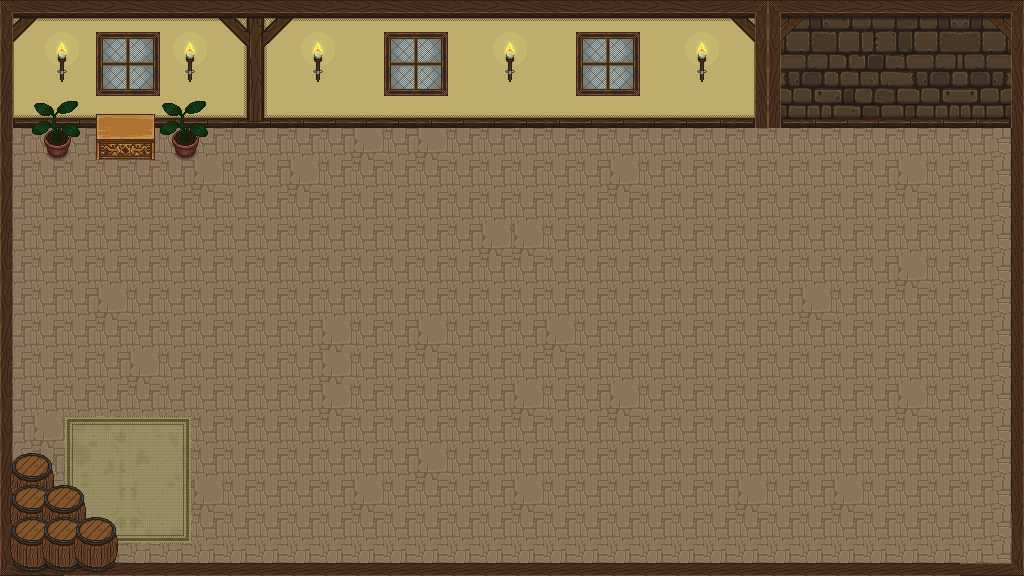

A 2D game scene composited from a Tiled map and its tileset images. What follows is a short description and the map's XML, with each tile layer's data collapsed to a summary:
An orthogonal 32x18 tile map with 32x32 px tiles, 5 tile layers (Kachelebene 1, Kachelebene 2, Kachelebene 3, Kachelebene 5, ...), 17 tilesets.

<map version="1.2" tiledversion="1.2.5" orientation="orthogonal" renderorder="right-down" width="32" height="18" tilewidth="32" tileheight="32" infinite="0" nextlayerid="6" nextobjectid="1">
 <tileset firstgid="1" name="tilesheet" tilewidth="32" tileheight="32" tilecount="432" columns="8">
  <image source="tilesheet.png" width="256" height="1754" />
 </tileset>
 <tileset firstgid="433" name="wall 1" tilewidth="128" tileheight="128" tilecount="1" columns="0">
  <grid orientation="orthogonal" width="1" height="1" />
  <tile id="0">
   <image width="128" height="128" source="wall 1.png" />
  </tile>
 </tileset>
 <tileset firstgid="434" name="wall 2" tilewidth="128" tileheight="128" tilecount="1" columns="0">
  <grid orientation="orthogonal" width="1" height="1" />
  <tile id="0">
   <image width="128" height="128" source="wall 2.png" />
  </tile>
 </tileset>
 <tileset firstgid="435" name="wall 3" tilewidth="64" tileheight="128" tilecount="1" columns="0">
  <grid orientation="orthogonal" width="1" height="1" />
  <tile id="0">
   <image width="64" height="128" source="wall 3.png" />
  </tile>
 </tileset>
 <tileset firstgid="436" name="basement wall 2" tilewidth="64" tileheight="128" tilecount="1" columns="0">
  <grid orientation="orthogonal" width="1" height="1" />
  <tile id="0">
   <image width="64" height="128" source="basement wall 2.png" />
  </tile>
 </tileset>
 <tileset firstgid="437" name="basement wall 1" tilewidth="128" tileheight="128" tilecount="1" columns="0">
  <grid orientation="orthogonal" width="1" height="1" />
  <tile id="0">
   <image width="128" height="128" source="basement wall 1.png" />
  </tile>
 </tileset>
 <tileset firstgid="438" name="window 1" tilewidth="64" tileheight="64" tilecount="1" columns="0">
  <grid orientation="orthogonal" width="1" height="1" />
  <tile id="0">
   <image width="64" height="64" source="window 1.png" />
  </tile>
 </tileset>
 <tileset firstgid="439" name="wall 5" tilewidth="64" tileheight="64" tilecount="1" columns="0">
  <grid orientation="orthogonal" width="1" height="1" />
  <tile id="0">
   <image width="64" height="64" source="wall 5.png" />
  </tile>
 </tileset>
 <tileset firstgid="440" name="wall 4" tilewidth="13" tileheight="128" tilecount="1" columns="0">
  <grid orientation="orthogonal" width="1" height="1" />
  <tile id="0">
   <image width="13" height="128" source="wall 4.png" />
  </tile>
 </tileset>
 <tileset firstgid="441" name="torch" tilewidth="64" tileheight="64" tilecount="1" columns="0">
  <grid orientation="orthogonal" width="1" height="1" />
  <tile id="0">
   <image width="64" height="64" source="torch.png" />
  </tile>
 </tileset>
 <tileset firstgid="442" name="barrell 1" tilewidth="64" tileheight="64" tilecount="1" columns="0">
  <grid orientation="orthogonal" width="1" height="1" />
  <tile id="0">
   <image width="64" height="64" source="barrell 1.png" />
  </tile>
 </tileset>
 <tileset firstgid="443" name="chest 1" tilewidth="59" tileheight="46" tilecount="1" columns="0">
  <grid orientation="orthogonal" width="1" height="1" />
  <tile id="0">
   <image width="59" height="46" source="chest 1.png" />
  </tile>
 </tileset>
 <tileset firstgid="444" name="plant 1" tilewidth="48" tileheight="59" tilecount="1" columns="0">
  <grid orientation="orthogonal" width="1" height="1" />
  <tile id="0">
   <image width="48" height="59" source="plant 1.png" />
  </tile>
 </tileset>
 <tileset firstgid="445" name="carpet 3" tilewidth="64" tileheight="64" tilecount="1" columns="0">
  <grid orientation="orthogonal" width="1" height="1" />
  <tile id="0">
   <image width="64" height="64" source="carpet 3.png" />
  </tile>
 </tileset>
 <tileset firstgid="446" name="carpet 5" tilewidth="64" tileheight="64" tilecount="1" columns="0">
  <grid orientation="orthogonal" width="1" height="1" />
  <tile id="0">
   <image width="64" height="64" source="carpet 5.png" />
  </tile>
 </tileset>
 <tileset firstgid="447" name="carpet 7" tilewidth="64" tileheight="64" tilecount="1" columns="0">
  <grid orientation="orthogonal" width="1" height="1" />
  <tile id="0">
   <image width="64" height="64" source="carpet 7.png" />
  </tile>
 </tileset>
 <tileset firstgid="448" name="carpet 9" tilewidth="64" tileheight="64" tilecount="1" columns="0">
  <grid orientation="orthogonal" width="1" height="1" />
  <tile id="0">
   <image width="64" height="64" source="carpet 9.png" />
  </tile>
 </tileset>
 <layer id="1" name="Kachelebene 1" width="32" height="18" locked="1">
  <data>[576 cells, 576 non-empty, 3 distinct tile ids]</data>
 </layer>
 <layer id="2" name="Kachelebene 2" width="32" height="18" locked="1">
  <data>[576 cells, 17 non-empty, 8 distinct tile ids]</data>
 </layer>
 <layer id="3" name="Kachelebene 3" width="32" height="18" locked="1">
  <data>[576 cells, 3 non-empty, 1 distinct tile ids]</data>
 </layer>
 <layer id="5" name="Kachelebene 5" width="32" height="18">
  <data>[576 cells, 4 non-empty, 3 distinct tile ids]</data>
 </layer>
 <layer id="4" name="Kachelebene 4" width="32" height="18" locked="1">
  <data>[576 cells, 14 non-empty, 4 distinct tile ids]</data>
 </layer>
</map>
